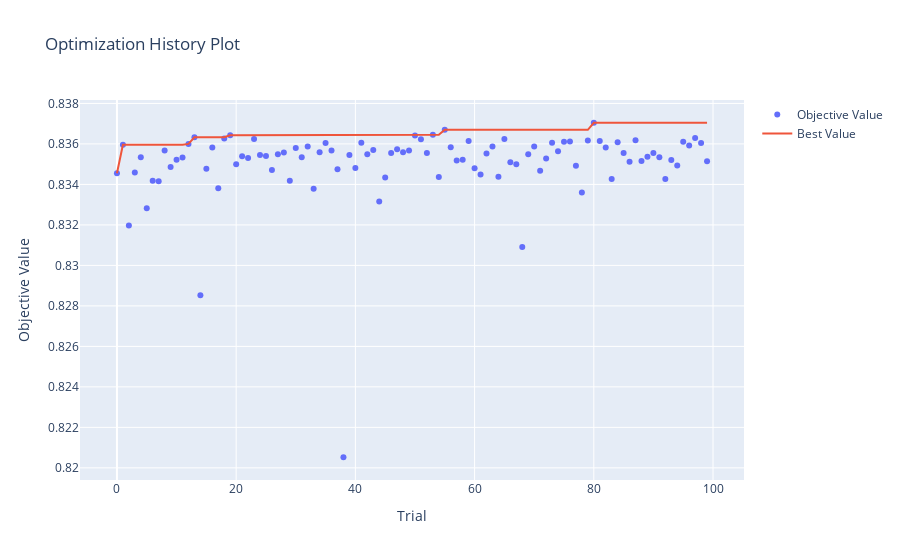

Notebook source saved alongside this figure:
### Code cell
import optuna.visualization as vis
fig = vis.plot_optimization_history(study)
fig.show()
